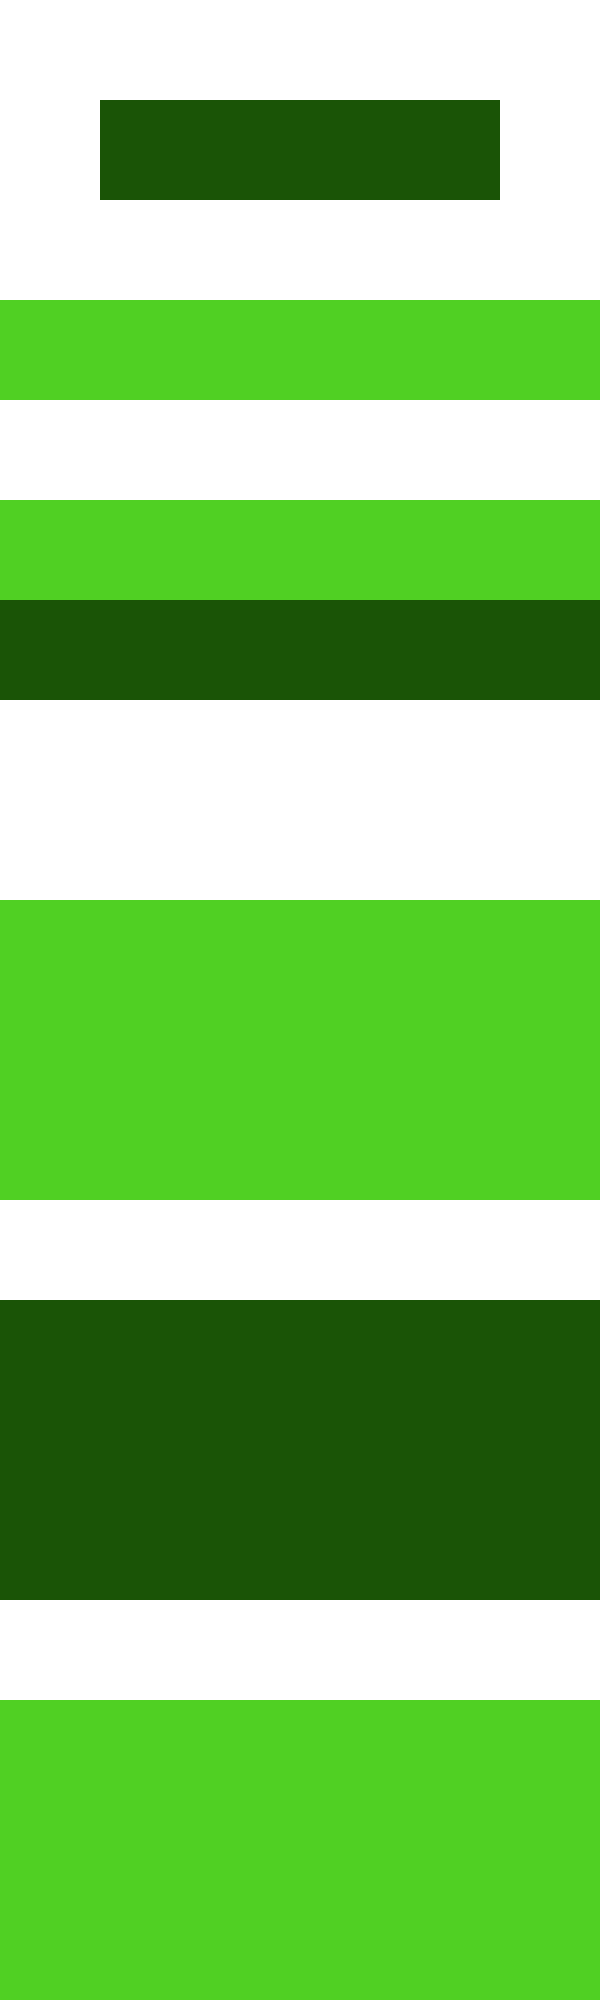

A 2D game scene composited from a Tiled map and its tileset images. What follows is a short description and the map's XML, with every tile layer's data as written:
An orthogonal 6x20 tile map with 100x100 px tiles, 1 tile layer (Tile Layer 1).

<map version="1.0" tiledversion="1.1.4" orientation="orthogonal" renderorder="right-down" width="6" height="20" tilewidth="100" tileheight="100" infinite="0" nextobjectid="1">
 <tileset firstgid="1" source="ground.tsx" />
 <layer name="Tile Layer 1" width="6" height="20">
  <data encoding="csv">
2,2,2,2,2,2,
2,4,4,4,4,2,
2,2,2,2,2,2,
3,3,3,3,3,3,
2,2,2,2,2,2,
3,3,3,3,3,3,
4,4,4,4,4,4,
2,2,2,2,2,2,
2,2,2,2,2,2,
3,3,3,3,3,3,
3,3,3,3,3,3,
3,3,3,3,3,3,
2,2,2,2,2,2,
4,4,4,4,4,4,
4,4,4,4,4,4,
4,4,4,4,4,4,
2,2,2,2,2,2,
3,3,3,3,3,3,
3,3,3,3,3,3,
3,3,3,3,3,3
</data>
 </layer>
</map>